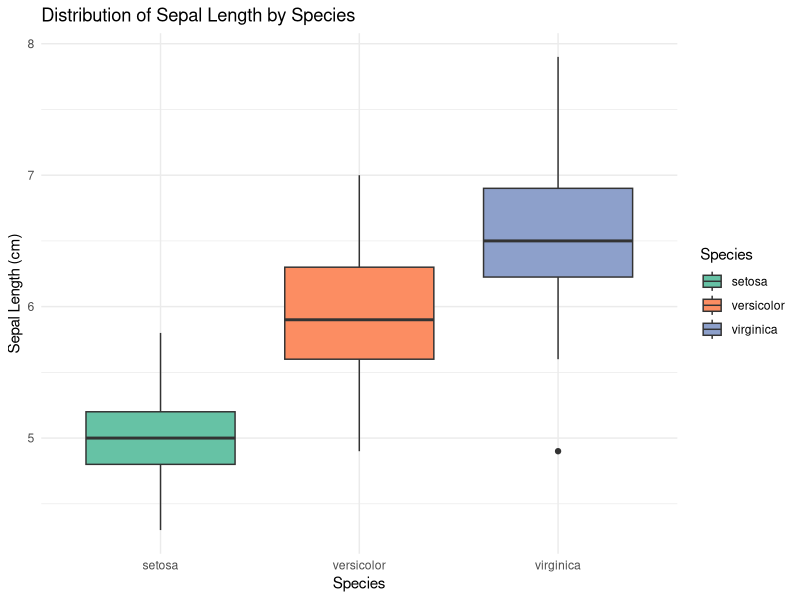
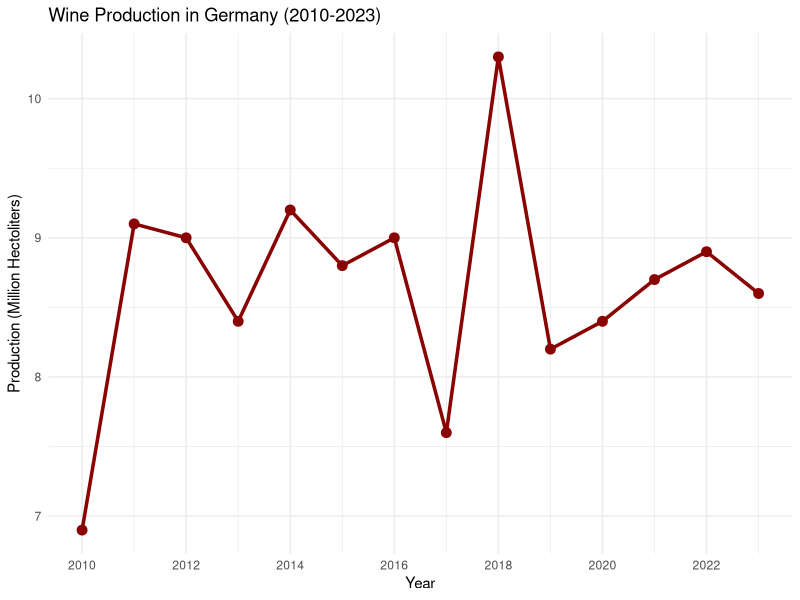

Source code (R) for these figures, in order:
# VISUALIZATION 1: Box Plot using Iris dataset
library(ggplot2)

# Box plot of sepal length by species
ggplot(iris, aes(x = Species, y = Sepal.Length, fill = Species)) +
  geom_boxplot() +
  labs(title = "Distribution of Sepal Length by Species",
       x = "Species",
       y = "Sepal Length (cm)") +
  theme_minimal() +
  scale_fill_brewer(palette = "Set2")

# VISUALIZATION 2: Time Series of German Wine Production
library(ggplot2)

# Create wine production data based on production statistics
wine_data <- data.frame(
  year = 2010:2023,
  production = c(6.9, 9.1, 9.0, 8.4, 9.2, 8.8, 9.0, 7.6, 10.3, 8.2, 8.4, 8.7, 8.9, 8.6)
)

# Time series visualization
ggplot(wine_data, aes(x = year, y = production)) +
  geom_line(color = "#8A0303", linewidth = 1.2) +  # Wine red color
  geom_point(color = "#8A0303", size = 3) +
  labs(title = "Wine Production in Germany (2010-2023)",
       x = "Year",
       y = "Production (Million Hectoliters)") +
  theme_minimal() +
  scale_x_continuous(breaks = seq(2010, 2023, 2))


